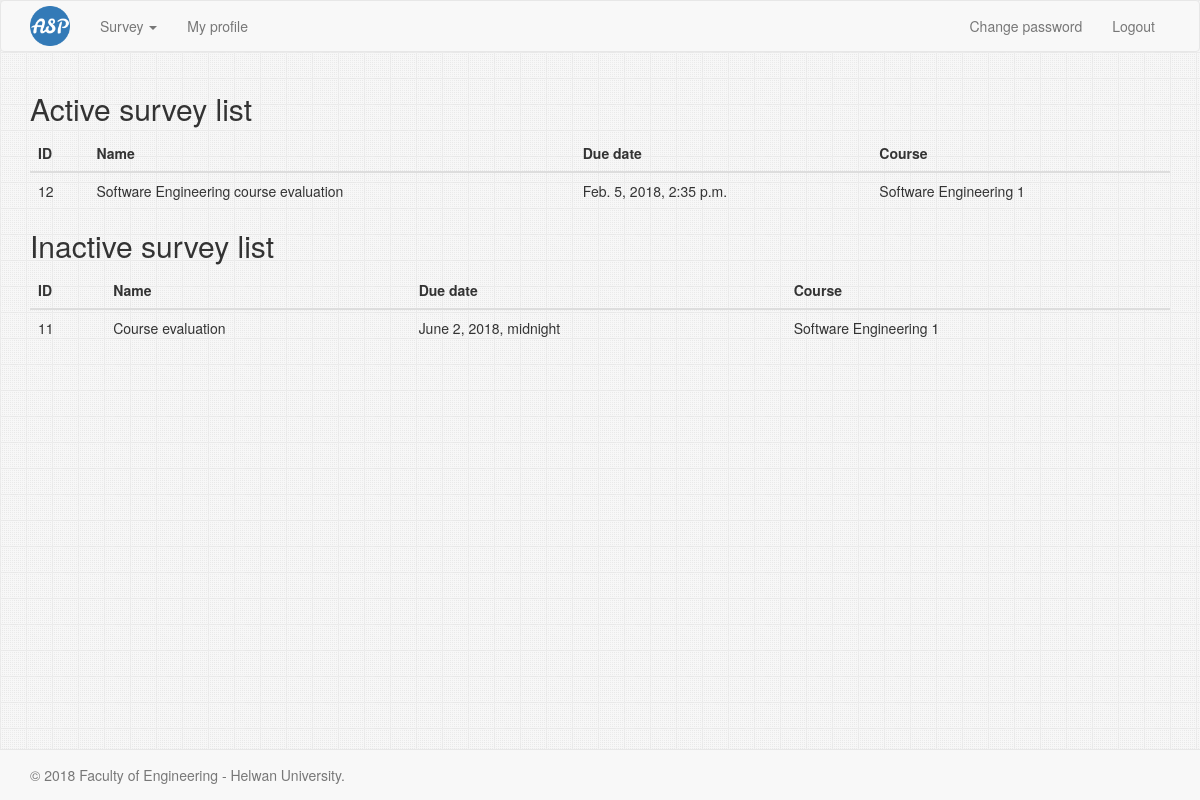
The page / (signed in) on the database its author committed.
### Survey/models.py (models this page shows, shortened)
class Survey(models.Model):
    name = models.CharField(
        max_length=400,
    )
    description = models.TextField(
        max_length=4000,
    )
    creation_date = models.DateTimeField(
        auto_now_add=True,
    )
    due_date = models.DateTimeField()
    is_active = models.BooleanField(
        default=True,
    )
    professor = models.ForeignKey(
        Professor,
        related_name='surveys',
    )
    educational_year = models.ForeignKey(
        EducationalYear,
        related_name='surveys',
    )
    course = models.ForeignKey(
        Course,
        related_name='surveys',
    )

### Course/models.py (models this page shows)
class Course(models.Model):
    name = models.CharField(
        max_length=200,
    )
    code = models.CharField(
        max_length=200,
    )
    department = models.ForeignKey(
        Department,
        on_delete=models.CASCADE,
        related_name='courses',
    )
    academic_year = models.ForeignKey(
        AcademicYear,
        on_delete=models.CASCADE,
        related_name='courses',
    )
    is_active = models.BooleanField(
        default=True,
    )
    def __str__(self):
        return self.name

### Home/views.py (the view, shortened to what this page needs)
# urls.py: url(r'^$', HomeOption.as_view(), name="option"),
class HomeOption(View):
    def get(self, request, *args, **kwargs):
        if request.user.is_authenticated():
            if request.user.is_admin:
                return self.home_admin(request, *args, **kwargs)
            elif request.user.is_professor:
                return self.home_professor(request, *args, **kwargs)
            return self.home_student(request, *args, **kwargs)
        return self.home_unauthenticated(request, *args, **kwargs)
    @staticmethod
    def home_professor(request, *args, **kwargs):
        surveys = Survey.objects.filter(professor_id=request.user.id).all()
        surveys_active = []
        surveys_inactive = []
        for survey in surveys:
            if survey.is_active:
                surveys_active += [survey]
            else:
                surveys_inactive += [survey]
        context = {'surveys_active': surveys_active,
                   'surveys_inactive': surveys_inactive}
        return render(request, 'Home/home_professor.html', context)

### Home/templates/Home/home_professor.html (shortened to what this page needs)
{% extends 'base.html' %}
{% load index %}
{% block content %}
    <h2>
        Active survey list
    </h2>
    <table class="table table-hover">
        <thead>
        <tr>
            <th>ID</th>
            <th>Name</th>
            <th>Due date</th>
            <th>Course</th>
        </tr>
        </thead>
        <tbody data-link="row" class="rowlink">
        {% for survey in surveys_active %}
            <tr>
                <td><a href="{% url 'survey:read' survey.id %}">{{ survey.id }}</a></td>
                <td>{{ survey.name }}</td>
                <td>{{ survey.due_date }}</td>
                <td>{{ survey.course }}</td>
            </tr>
        {% empty %}
            <tr>
                <td colspan="6" class="text-center">No result</td>
            </tr>
        {% endfor %}
        </tbody>
    </table>
    <h2>
        Inactive survey list
    </h2>
    <table class="table table-hover">
        <thead>
        <tr>
            <th>ID</th>
            <th>Name</th>
            <th>Due date</th>
            <th>Course</th>
        </tr>
        </thead>
        <tbody data-link="row" class="rowlink">
        {% for survey in surveys_inactive %}
            <tr>
                <td><a href="{% url 'survey:read' survey.id %}">{{ survey.id }}</a></td>
                <td>{{ survey.name }}</td>
                <td>{{ survey.due_date }}</td>
                <td>{{ survey.course }}</td>
            </tr>
        {% empty %}
            <tr>
                <td colspan="6" class="text-center">No result</td>
            </tr>
        {% endfor %}
        </tbody>
    </table>
{% endblock %}

### common-static/css/main.css (style rules this page uses)
html { position: relative; min-height: 100%; }
body { margin-bottom: 60px; }

### rows shown on the page
Survey: id "12", name "Software Engineering course evaluation", due_date "Feb. 5, 2018, 2:35 p.m.", course "Software Engineering 1"
Survey: id "11", name "Course evaluation", due_date "June 2, 2018, midnight", course "Software Engineering 1"
